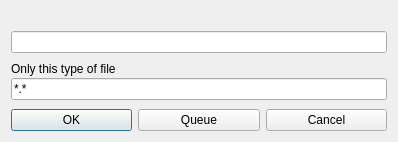
<?xml version="1.0" encoding="UTF-8"?>
<ui version="4.0">
 <class>FileOperateConfirmDialog</class>
 <widget class="QDialog" name="FileOperateConfirmDialog">
  <property name="geometry">
   <rect>
    <x>0</x>
    <y>0</y>
    <width>398</width>
    <height>140</height>
   </rect>
  </property>
  <property name="windowTitle">
   <string>Dialog</string>
  </property>
  <layout class="QVBoxLayout" name="verticalLayout_2" stretch="1,0,0,0">
   <property name="spacing">
    <number>6</number>
   </property>
   <item>
    <widget class="QLabel" name="label">
     <property name="text">
      <string/>
     </property>
    </widget>
   </item>
   <item>
    <widget class="QLineEdit" name="lineEditPath"/>
   </item>
   <item>
    <layout class="QVBoxLayout" name="verticalLayout">
     <property name="spacing">
      <number>2</number>
     </property>
     <property name="topMargin">
      <number>3</number>
     </property>
     <property name="bottomMargin">
      <number>3</number>
     </property>
     <item>
      <widget class="QLabel" name="label_2">
       <property name="text">
        <string>Only this type of file</string>
       </property>
      </widget>
     </item>
     <item>
      <widget class="QLineEdit" name="lineEditType">
       <property name="text">
        <string>*.*</string>
       </property>
      </widget>
     </item>
    </layout>
   </item>
   <item>
    <layout class="QHBoxLayout" name="horizontalLayout">
     <item>
      <widget class="QPushButton" name="btnOK">
       <property name="text">
        <string>OK</string>
       </property>
      </widget>
     </item>
     <item>
      <widget class="QPushButton" name="btnQueue">
       <property name="text">
        <string>Queue</string>
       </property>
      </widget>
     </item>
     <item>
      <widget class="QPushButton" name="btnCancel">
       <property name="text">
        <string>Cancel</string>
       </property>
      </widget>
     </item>
    </layout>
   </item>
  </layout>
 </widget>
 <resources/>
 <connections>
  <connection>
   <sender>btnOK</sender>
   <signal>clicked()</signal>
   <receiver>FileOperateConfirmDialog</receiver>
   <slot>accept()</slot>
   <hints>
    <hint type="sourcelabel">
     <x>83</x>
     <y>159</y>
    </hint>
    <hint type="destinationlabel">
     <x>90</x>
     <y>261</y>
    </hint>
   </hints>
  </connection>
  <connection>
   <sender>btnCancel</sender>
   <signal>clicked()</signal>
   <receiver>FileOperateConfirmDialog</receiver>
   <slot>reject()</slot>
   <hints>
    <hint type="sourcelabel">
     <x>387</x>
     <y>159</y>
    </hint>
    <hint type="destinationlabel">
     <x>316</x>
     <y>249</y>
    </hint>
   </hints>
  </connection>
 </connections>
</ui>
